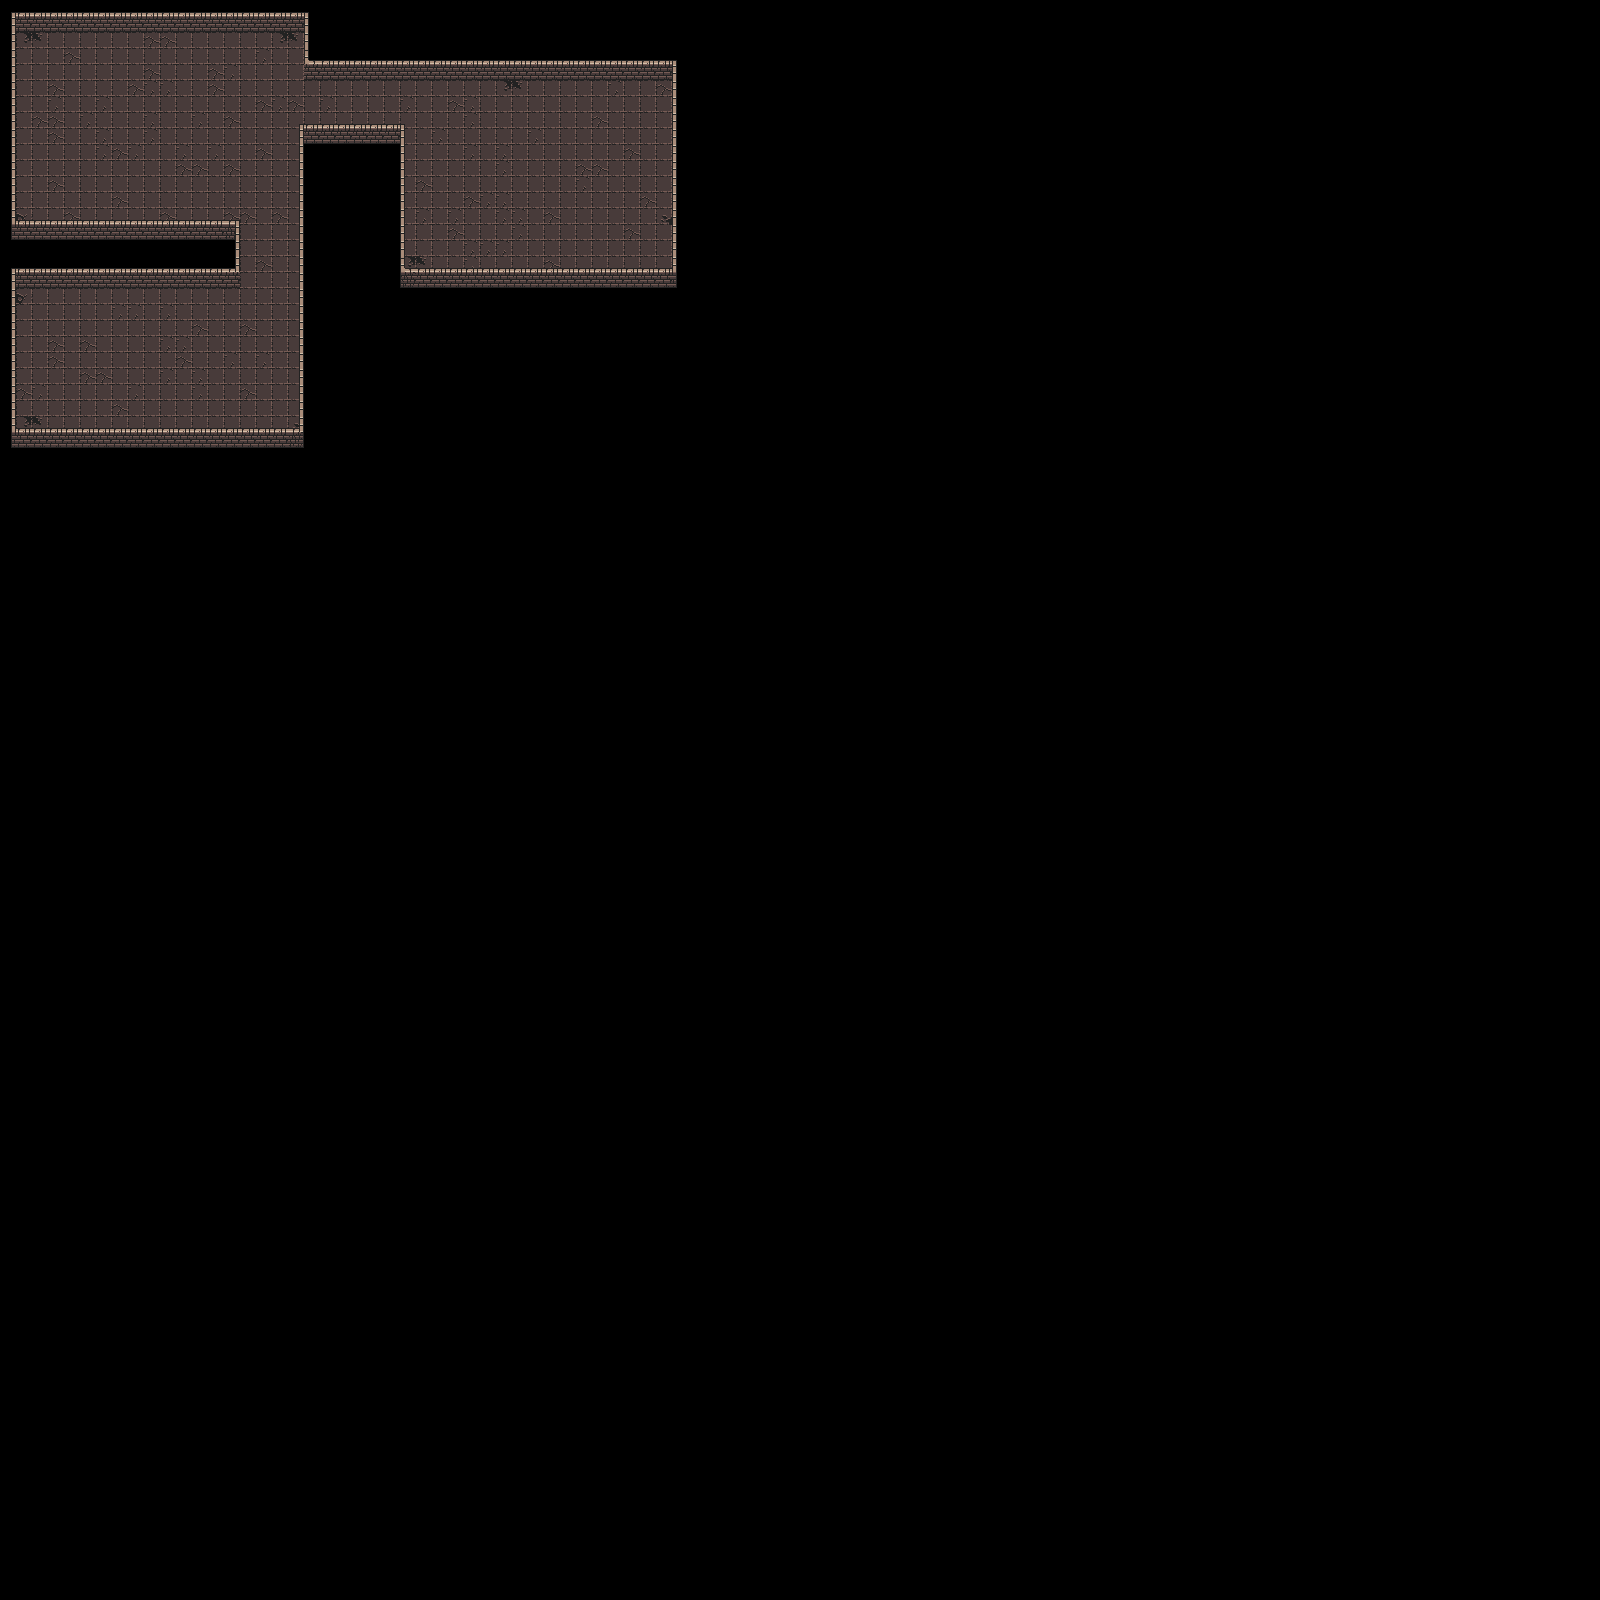

The image is a tile-based game level rendered from a .tmx file. Its description and source (layers, tilesets, objects; grid data summarised) follow:
An orthogonal 100x100 tile map with 16x16 px tiles, 2 tile layers (Ground, Walls) and 9 objects.

<map version="1.10" tiledversion="1.10.1" orientation="orthogonal" renderorder="right-down" width="100" height="100" tilewidth="16" tileheight="16" infinite="0" nextlayerid="5" nextobjectid="20">
 <editorsettings>
  <export target="../public/tiles/dungeon-01.json" format="json" />
 </editorsettings>
 <tileset firstgid="1" name="dungeon" tilewidth="16" tileheight="16" tilecount="1024" columns="32">
  <image source="../public/tiles/dungeon_tiles.png" width="512" height="512" />
  <tile id="0">
   <properties>
    <property name="collides" type="bool" value="false" />
   </properties>
  </tile>
  <tile id="1">
   <properties>
    <property name="collides" type="bool" value="true" />
   </properties>
  </tile>
  <tile id="2">
   <properties>
    <property name="collides" type="bool" value="true" />
   </properties>
  </tile>
  <tile id="3">
   <properties>
    <property name="collides" type="bool" value="true" />
   </properties>
  </tile>
  <tile id="4">
   <properties>
    <property name="collides" type="bool" value="false" />
   </properties>
  </tile>
  <tile id="5">
   <properties>
    <property name="collides" type="bool" value="false" />
   </properties>
  </tile>
  <tile id="6">
   <properties>
    <property name="collides" type="bool" value="false" />
   </properties>
  </tile>
  <tile id="7">
   <properties>
    <property name="collides" type="bool" value="false" />
   </properties>
  </tile>
  <tile id="8">
   <properties>
    <property name="collides" type="bool" value="false" />
   </properties>
  </tile>
  <tile id="32">
   <properties>
    <property name="collides" type="bool" value="false" />
   </properties>
  </tile>
  <tile id="33">
   <properties>
    <property name="collides" type="bool" value="true" />
   </properties>
  </tile>
  <tile id="34">
   <properties>
    <property name="collides" type="bool" value="true" />
   </properties>
  </tile>
  <tile id="35">
   <properties>
    <property name="collides" type="bool" value="true" />
   </properties>
  </tile>
  <tile id="36">
   <properties>
    <property name="collides" type="bool" value="false" />
   </properties>
  </tile>
  <tile id="37">
   <properties>
    <property name="collides" type="bool" value="false" />
   </properties>
  </tile>
  <tile id="38">
   <properties>
    <property name="collides" type="bool" value="false" />
   </properties>
  </tile>
  <tile id="39">
   <properties>
    <property name="collides" type="bool" value="false" />
   </properties>
  </tile>
  <tile id="40">
   <properties>
    <property name="collides" type="bool" value="false" />
   </properties>
  </tile>
  <tile id="64">
   <properties>
    <property name="collides" type="bool" value="false" />
   </properties>
  </tile>
  <tile id="65">
   <properties>
    <property name="collides" type="bool" value="false" />
   </properties>
  </tile>
  <tile id="66">
   <properties>
    <property name="collides" type="bool" value="false" />
   </properties>
  </tile>
  <tile id="67">
   <properties>
    <property name="collides" type="bool" value="false" />
   </properties>
  </tile>
  <tile id="68">
   <properties>
    <property name="collides" type="bool" value="false" />
   </properties>
  </tile>
  <tile id="69">
   <properties>
    <property name="collides" type="bool" value="false" />
   </properties>
  </tile>
  <tile id="70">
   <properties>
    <property name="collides" type="bool" value="false" />
   </properties>
  </tile>
  <tile id="71">
   <properties>
    <property name="collides" type="bool" value="false" />
   </properties>
  </tile>
  <tile id="72">
   <properties>
    <property name="collides" type="bool" value="false" />
   </properties>
  </tile>
  <tile id="96">
   <properties>
    <property name="collides" type="bool" value="false" />
   </properties>
  </tile>
  <tile id="97">
   <properties>
    <property name="collides" type="bool" value="false" />
   </properties>
  </tile>
  <tile id="98">
   <properties>
    <property name="collides" type="bool" value="false" />
   </properties>
  </tile>
  <tile id="99">
   <properties>
    <property name="collides" type="bool" value="false" />
   </properties>
  </tile>
  <tile id="100">
   <properties>
    <property name="collides" type="bool" value="false" />
   </properties>
  </tile>
  <tile id="101">
   <properties>
    <property name="collides" type="bool" value="false" />
   </properties>
  </tile>
  <tile id="102">
   <properties>
    <property name="collides" type="bool" value="false" />
   </properties>
  </tile>
  <tile id="103">
   <properties>
    <property name="collides" type="bool" value="false" />
   </properties>
  </tile>
  <tile id="104">
   <properties>
    <property name="collides" type="bool" value="false" />
   </properties>
  </tile>
  <tile id="128">
   <properties>
    <property name="collides" type="bool" value="false" />
   </properties>
  </tile>
  <tile id="129">
   <properties>
    <property name="collides" type="bool" value="false" />
   </properties>
  </tile>
  <tile id="130">
   <properties>
    <property name="collides" type="bool" value="false" />
   </properties>
  </tile>
  <tile id="131">
   <properties>
    <property name="collides" type="bool" value="false" />
   </properties>
  </tile>
  <tile id="132">
   <properties>
    <property name="collides" type="bool" value="false" />
   </properties>
  </tile>
  <tile id="133">
   <properties>
    <property name="collides" type="bool" value="false" />
   </properties>
  </tile>
  <tile id="134">
   <properties>
    <property name="collides" type="bool" value="false" />
   </properties>
  </tile>
  <tile id="135">
   <properties>
    <property name="collides" type="bool" value="false" />
   </properties>
  </tile>
  <tile id="136">
   <properties>
    <property name="collides" type="bool" value="false" />
   </properties>
  </tile>
  <tile id="160">
   <properties>
    <property name="collides" type="bool" value="false" />
   </properties>
  </tile>
  <tile id="161">
   <properties>
    <property name="collides" type="bool" value="false" />
   </properties>
  </tile>
  <tile id="162">
   <properties>
    <property name="collides" type="bool" value="false" />
   </properties>
  </tile>
  <tile id="163">
   <properties>
    <property name="collides" type="bool" value="false" />
   </properties>
  </tile>
  <tile id="164">
   <properties>
    <property name="collides" type="bool" value="false" />
   </properties>
  </tile>
  <tile id="165">
   <properties>
    <property name="collides" type="bool" value="false" />
   </properties>
  </tile>
  <tile id="166">
   <properties>
    <property name="collides" type="bool" value="false" />
   </properties>
  </tile>
  <tile id="167">
   <properties>
    <property name="collides" type="bool" value="false" />
   </properties>
  </tile>
  <tile id="168">
   <properties>
    <property name="collides" type="bool" value="false" />
   </properties>
  </tile>
  <tile id="192">
   <properties>
    <property name="collides" type="bool" value="false" />
   </properties>
  </tile>
  <tile id="193">
   <properties>
    <property name="collides" type="bool" value="false" />
   </properties>
  </tile>
  <tile id="194">
   <properties>
    <property name="collides" type="bool" value="false" />
   </properties>
  </tile>
  <tile id="195">
   <properties>
    <property name="collides" type="bool" value="false" />
   </properties>
  </tile>
  <tile id="196">
   <properties>
    <property name="collides" type="bool" value="false" />
   </properties>
  </tile>
  <tile id="197">
   <properties>
    <property name="collides" type="bool" value="false" />
   </properties>
  </tile>
  <tile id="198">
   <properties>
    <property name="collides" type="bool" value="false" />
   </properties>
  </tile>
  <tile id="199">
   <properties>
    <property name="collides" type="bool" value="false" />
   </properties>
  </tile>
  <tile id="200">
   <properties>
    <property name="collides" type="bool" value="false" />
   </properties>
  </tile>
  <tile id="224">
   <properties>
    <property name="collides" type="bool" value="false" />
   </properties>
  </tile>
  <tile id="225">
   <properties>
    <property name="collides" type="bool" value="false" />
   </properties>
  </tile>
  <tile id="226">
   <properties>
    <property name="collides" type="bool" value="false" />
   </properties>
  </tile>
  <tile id="227">
   <properties>
    <property name="collides" type="bool" value="false" />
   </properties>
  </tile>
  <tile id="228">
   <properties>
    <property name="collides" type="bool" value="false" />
   </properties>
  </tile>
  <tile id="229">
   <properties>
    <property name="collides" type="bool" value="false" />
   </properties>
  </tile>
  <tile id="230">
   <properties>
    <property name="collides" type="bool" value="false" />
   </properties>
  </tile>
  <tile id="231">
   <properties>
    <property name="collides" type="bool" value="false" />
   </properties>
  </tile>
  <tile id="232">
   <properties>
    <property name="collides" type="bool" value="false" />
   </properties>
  </tile>
  <tile id="256">
   <properties>
    <property name="collides" type="bool" value="true" />
   </properties>
  </tile>
  <tile id="257">
   <properties>
    <property name="collides" type="bool" value="true" />
   </properties>
  </tile>
  <tile id="258">
   <properties>
    <property name="collides" type="bool" value="true" />
   </properties>
  </tile>
  <tile id="259">
   <properties>
    <property name="collides" type="bool" value="true" />
   </properties>
  </tile>
  <tile id="260">
   <properties>
    <property name="collides" type="bool" value="true" />
   </properties>
  </tile>
  <tile id="261">
   <properties>
    <property name="collides" type="bool" value="true" />
   </properties>
  </tile>
  <tile id="262">
   <properties>
    <property name="collides" type="bool" value="false" />
   </properties>
  </tile>
  <tile id="263">
   <properties>
    <property name="collides" type="bool" value="false" />
   </properties>
  </tile>
  <tile id="264">
   <properties>
    <property name="collides" type="bool" value="false" />
   </properties>
  </tile>
  <tile id="288">
   <properties>
    <property name="collides" type="bool" value="true" />
   </properties>
  </tile>
  <tile id="289">
   <properties>
    <property name="collides" type="bool" value="true" />
   </properties>
  </tile>
  <tile id="290">
   <properties>
    <property name="collides" type="bool" value="true" />
   </properties>
  </tile>
  <tile id="291">
   <properties>
    <property name="collides" type="bool" value="true" />
   </properties>
  </tile>
  <tile id="292">
   <properties>
    <property name="collides" type="bool" value="false" />
   </properties>
  </tile>
  <tile id="293">
   <properties>
    <property name="collides" type="bool" value="false" />
   </properties>
  </tile>
  <tile id="294">
   <properties>
    <property name="collides" type="bool" value="false" />
   </properties>
  </tile>
  <tile id="295">
   <properties>
    <property name="collides" type="bool" value="false" />
   </properties>
  </tile>
  <tile id="296">
   <properties>
    <property name="collides" type="bool" value="false" />
   </properties>
  </tile>
  <tile id="320">
   <properties>
    <property name="collides" type="bool" value="false" />
   </properties>
  </tile>
  <tile id="321">
   <properties>
    <property name="collides" type="bool" value="false" />
   </properties>
  </tile>
  <tile id="322">
   <properties>
    <property name="collides" type="bool" value="true" />
   </properties>
  </tile>
  <tile id="323">
   <properties>
    <property name="collides" type="bool" value="true" />
   </properties>
  </tile>
  <tile id="324">
   <properties>
    <property name="collides" type="bool" value="false" />
   </properties>
  </tile>
  <tile id="325">
   <properties>
    <property name="collides" type="bool" value="false" />
   </properties>
  </tile>
  <tile id="326">
   <properties>
    <property name="collides" type="bool" value="false" />
   </properties>
  </tile>
  <tile id="327">
   <properties>
    <property name="collides" type="bool" value="false" />
   </properties>
  </tile>
  <tile id="328">
   <properties>
    <property name="collides" type="bool" value="false" />
   </properties>
  </tile>
  <tile id="352">
   <properties>
    <property name="collides" type="bool" value="false" />
   </properties>
  </tile>
  <tile id="353">
   <properties>
    <property name="collides" type="bool" value="false" />
   </properties>
  </tile>
  <tile id="354">
   <properties>
    <property name="collides" type="bool" value="false" />
   </properties>
  </tile>
  <tile id="355">
   <properties>
    <property name="collides" type="bool" value="false" />
   </properties>
  </tile>
  <tile id="356">
   <properties>
    <property name="collides" type="bool" value="false" />
   </properties>
  </tile>
  <tile id="357">
   <properties>
    <property name="collides" type="bool" value="false" />
   </properties>
  </tile>
  <tile id="358">
   <properties>
    <property name="collides" type="bool" value="false" />
   </properties>
  </tile>
  <tile id="359">
   <properties>
    <property name="collides" type="bool" value="false" />
   </properties>
  </tile>
  <tile id="360">
   <properties>
    <property name="collides" type="bool" value="false" />
   </properties>
  </tile>
  <tile id="384">
   <properties>
    <property name="collides" type="bool" value="false" />
   </properties>
  </tile>
  <tile id="385">
   <properties>
    <property name="collides" type="bool" value="false" />
   </properties>
  </tile>
  <tile id="386">
   <properties>
    <property name="collides" type="bool" value="false" />
   </properties>
  </tile>
  <tile id="387">
   <properties>
    <property name="collides" type="bool" value="false" />
   </properties>
  </tile>
  <tile id="388">
   <properties>
    <property name="collides" type="bool" value="false" />
   </properties>
  </tile>
  <tile id="389">
   <properties>
    <property name="collides" type="bool" value="false" />
   </properties>
  </tile>
  <tile id="390">
   <properties>
    <property name="collides" type="bool" value="false" />
   </properties>
  </tile>
  <tile id="391">
   <properties>
    <property name="collides" type="bool" value="false" />
   </properties>
  </tile>
  <tile id="392">
   <properties>
    <property name="collides" type="bool" value="false" />
   </properties>
  </tile>
  <tile id="416">
   <properties>
    <property name="collides" type="bool" value="false" />
   </properties>
  </tile>
  <tile id="417">
   <properties>
    <property name="collides" type="bool" value="false" />
   </properties>
  </tile>
  <tile id="418">
   <properties>
    <property name="collides" type="bool" value="false" />
   </properties>
  </tile>
  <tile id="419">
   <properties>
    <property name="collides" type="bool" value="false" />
   </properties>
  </tile>
  <tile id="420">
   <properties>
    <property name="collides" type="bool" value="false" />
   </properties>
  </tile>
  <tile id="421">
   <properties>
    <property name="collides" type="bool" value="false" />
   </properties>
  </tile>
  <tile id="422">
   <properties>
    <property name="collides" type="bool" value="false" />
   </properties>
  </tile>
  <tile id="423">
   <properties>
    <property name="collides" type="bool" value="false" />
   </properties>
  </tile>
  <tile id="424">
   <properties>
    <property name="collides" type="bool" value="false" />
   </properties>
  </tile>
  <tile id="448">
   <properties>
    <property name="collides" type="bool" value="false" />
   </properties>
  </tile>
  <tile id="449">
   <properties>
    <property name="collides" type="bool" value="false" />
   </properties>
  </tile>
  <tile id="450">
   <properties>
    <property name="collides" type="bool" value="false" />
   </properties>
  </tile>
  <tile id="451">
   <properties>
    <property name="collides" type="bool" value="false" />
   </properties>
  </tile>
  <tile id="452">
   <properties>
    <property name="collides" type="bool" value="false" />
   </properties>
  </tile>
  <tile id="453">
   <properties>
    <property name="collides" type="bool" value="false" />
   </properties>
  </tile>
  <tile id="454">
   <properties>
    <property name="collides" type="bool" value="false" />
   </properties>
  </tile>
  <tile id="455">
   <properties>
    <property name="collides" type="bool" value="false" />
   </properties>
  </tile>
  <tile id="456">
   <properties>
    <property name="collides" type="bool" value="false" />
   </properties>
  </tile>
 </tileset>
 <layer id="2" name="Ground" width="100" height="100">
  <data>[10000 cells, 617 non-empty, 8 distinct tile ids]</data>
 </layer>
 <layer id="1" name="Walls" width="100" height="100">
  <data>[10000 cells, 307 non-empty, 16 distinct tile ids]</data>
 </layer>
 <objectgroup id="3" name="Chests">
  <object id="11" gid="596" x="80.5" y="46.8333" width="16" height="16" />
  <object id="12" gid="596" x="49.1667" y="304.333" width="16" height="16" />
  <object id="13" gid="596" x="592.5" y="95.1667" width="16" height="16" />
 </objectgroup>
 <objectgroup id="4" name="Lizards" offsetx="-0.5" offsety="-4">
  <object id="14" gid="489" x="209" y="121.5" width="16" height="16" />
  <object id="15" gid="489" x="53.5" y="366.5" width="16" height="16" />
  <object id="16" gid="489" x="571.5" y="171" width="16" height="16" />
  <object id="17" gid="359" x="714.5" y="196" width="16" height="16" />
  <object id="18" gid="489" x="432" y="236.5" width="16" height="16" />
  <object id="19" gid="489" x="232.5" y="410.5" width="16" height="16" />
 </objectgroup>
</map>
